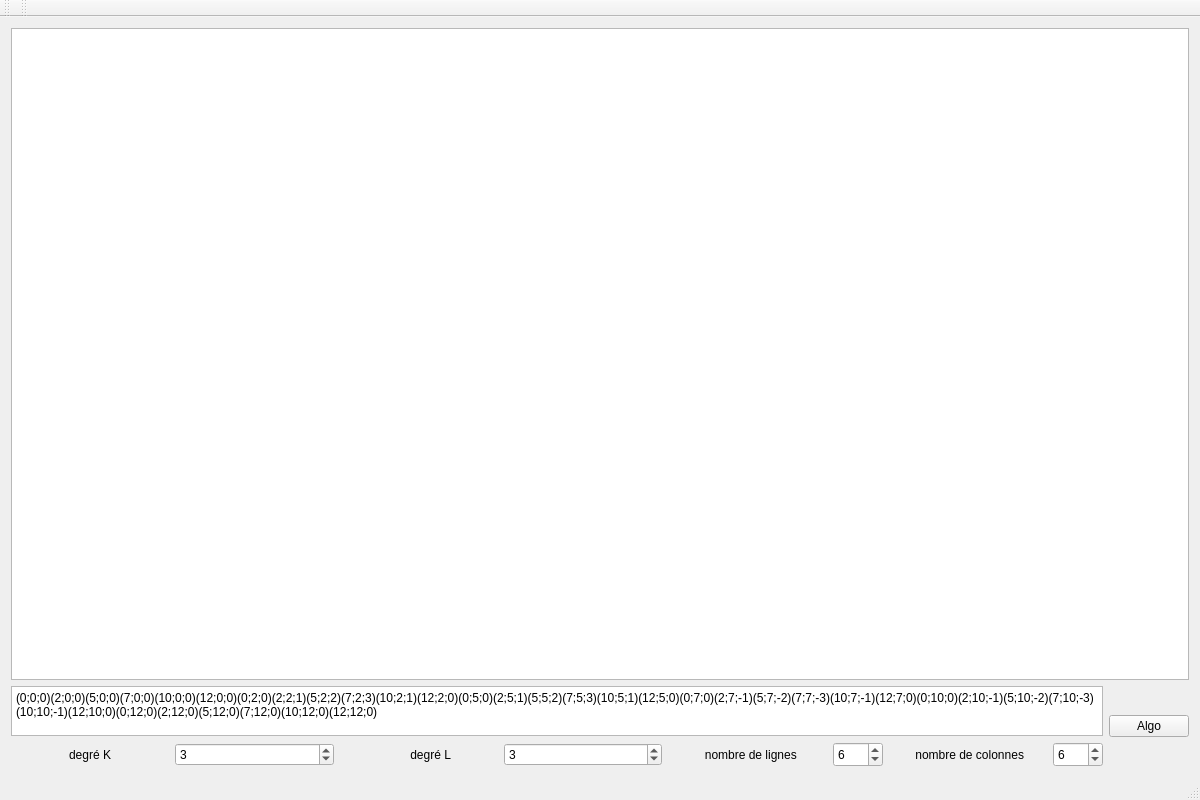
<?xml version="1.0" encoding="UTF-8"?>
<ui version="4.0">
 <class>MainWindow</class>
 <widget class="QMainWindow" name="MainWindow">
  <property name="geometry">
   <rect>
    <x>0</x>
    <y>0</y>
    <width>1200</width>
    <height>800</height>
   </rect>
  </property>
  <property name="windowTitle">
   <string>MainWindow</string>
  </property>
  <widget class="QWidget" name="centralWidget">
   <layout class="QVBoxLayout" name="verticalLayout_2">
    <item>
     <widget class="QTextEdit" name="zoneSortie">
      <property name="textInteractionFlags">
       <set>Qt::TextSelectableByKeyboard|Qt::TextSelectableByMouse</set>
      </property>
     </widget>
    </item>
    <item>
     <layout class="QHBoxLayout" name="horizontalLayout">
      <item>
       <layout class="QVBoxLayout" name="verticalLayout">
        <item>
         <widget class="QPlainTextEdit" name="zonePoints">
          <property name="maximumSize">
           <size>
            <width>1000000</width>
            <height>50</height>
           </size>
          </property>
          <property name="plainText">
           <string>(0;0;0)(2;0;0)(5;0;0)(7;0;0)(10;0;0)(12;0;0)(0;2;0)(2;2;1)(5;2;2)(7;2;3)(10;2;1)(12;2;0)(0;5;0)(2;5;1)(5;5;2)(7;5;3)(10;5;1)(12;5;0)(0;7;0)(2;7;-1)(5;7;-2)(7;7;-3)(10;7;-1)(12;7;0)(0;10;0)(2;10;-1)(5;10;-2)(7;10;-3)(10;10;-1)(12;10;0)(0;12;0)(2;12;0)(5;12;0)(7;12;0)(10;12;0)(12;12;0)</string>
          </property>
         </widget>
        </item>
        <item>
         <layout class="QHBoxLayout" name="horizontalLayout_2">
          <item>
           <widget class="QLabel" name="label_3">
            <property name="text">
             <string>degré K</string>
            </property>
            <property name="alignment">
             <set>Qt::AlignCenter</set>
            </property>
           </widget>
          </item>
          <item>
           <widget class="QSpinBox" name="degK">
            <property name="maximum">
             <number>10</number>
            </property>
            <property name="value">
             <number>3</number>
            </property>
           </widget>
          </item>
          <item>
           <widget class="QLabel" name="label_4">
            <property name="text">
             <string>       degré L</string>
            </property>
            <property name="alignment">
             <set>Qt::AlignCenter</set>
            </property>
           </widget>
          </item>
          <item>
           <widget class="QSpinBox" name="degL">
            <property name="maximum">
             <number>10</number>
            </property>
            <property name="value">
             <number>3</number>
            </property>
           </widget>
          </item>
          <item>
           <widget class="QLabel" name="label">
            <property name="text">
             <string>  nombre de lignes</string>
            </property>
            <property name="alignment">
             <set>Qt::AlignCenter</set>
            </property>
           </widget>
          </item>
          <item>
           <widget class="QSpinBox" name="lignes">
            <property name="maximumSize">
             <size>
              <width>50</width>
              <height>25</height>
             </size>
            </property>
            <property name="value">
             <number>6</number>
            </property>
           </widget>
          </item>
          <item>
           <widget class="QLabel" name="label_2">
            <property name="text">
             <string> nombre de colonnes</string>
            </property>
            <property name="alignment">
             <set>Qt::AlignCenter</set>
            </property>
           </widget>
          </item>
          <item>
           <widget class="QSpinBox" name="colonnes">
            <property name="maximumSize">
             <size>
              <width>50</width>
              <height>25</height>
             </size>
            </property>
            <property name="value">
             <number>6</number>
            </property>
           </widget>
          </item>
         </layout>
        </item>
       </layout>
      </item>
      <item>
       <layout class="QVBoxLayout" name="zoneBoutons">
        <item>
         <widget class="QPushButton" name="Algo">
          <property name="text">
           <string>Algo</string>
          </property>
         </widget>
        </item>
       </layout>
      </item>
     </layout>
    </item>
   </layout>
  </widget>
  <widget class="QMenuBar" name="menuBar">
   <property name="geometry">
    <rect>
     <x>0</x>
     <y>0</y>
     <width>1200</width>
     <height>19</height>
    </rect>
   </property>
  </widget>
  <widget class="QToolBar" name="mainToolBar">
   <attribute name="toolBarArea">
    <enum>TopToolBarArea</enum>
   </attribute>
   <attribute name="toolBarBreak">
    <bool>false</bool>
   </attribute>
  </widget>
  <widget class="QStatusBar" name="statusBar"/>
  <widget class="QToolBar" name="toolBar">
   <property name="windowTitle">
    <string>toolBar</string>
   </property>
   <attribute name="toolBarArea">
    <enum>TopToolBarArea</enum>
   </attribute>
   <attribute name="toolBarBreak">
    <bool>false</bool>
   </attribute>
  </widget>
 </widget>
 <layoutdefault spacing="6" margin="11"/>
 <resources/>
 <connections/>
</ui>
